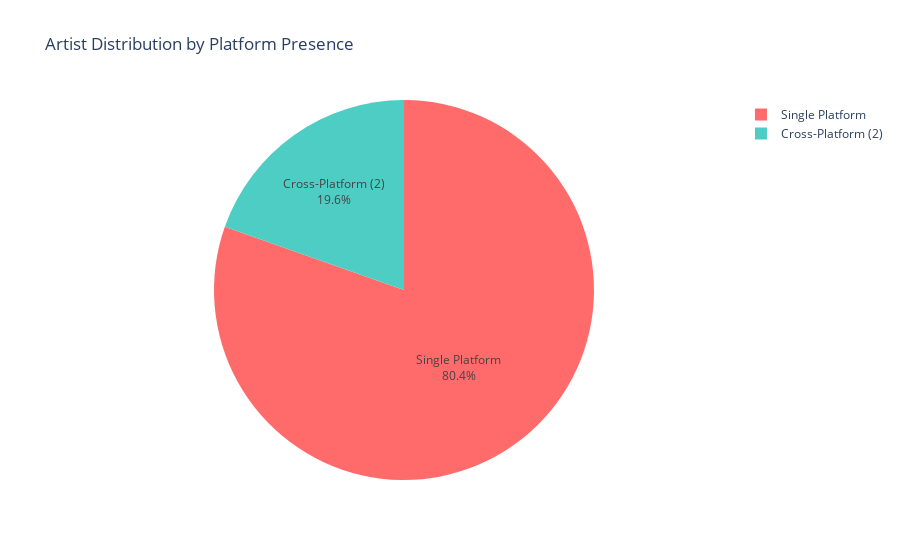

The notebook cell this image was saved under:
### Code cell
# 8. Platform Penetration Analysis - Artist Cross-Platform Presence

# Find artists on multiple platforms
artist_platform = df_all.groupby(['artist', 'store_name'], as_index=False)['revenue'].sum()
artist_platform_count = artist_platform.groupby('artist').size().reset_index(name='platform_count')
artist_platform_merged = artist_platform_count.merge(top_artists[['artist', 'total_revenue']], on='artist')

# Classify by presence
artist_platform_merged['presence_type'] = artist_platform_merged['platform_count'].apply(
    lambda x: 'Multi-Platform (All 3)' if x == 3 else ('Cross-Platform (2)' if x == 2 else 'Single Platform')
)

presence_summary = artist_platform_merged.groupby('presence_type').agg(
    artist_count=('artist', 'count'),
    total_revenue=('total_revenue', 'sum'),
    avg_revenue=('total_revenue', 'mean')
).reset_index()

print("\nPLATFORM PENETRATION ANALYSIS")
print("="*60)
display(presence_summary)

# Visualization
fig_presence = px.pie(presence_summary, 
                      values='artist_count', 
                      names='presence_type',
                      title='Artist Distribution by Platform Presence',
                      color_discrete_sequence=['#FF6B6B', '#4ECDC4', '#45B7D1'])
fig_presence.update_traces(textposition='inside', textinfo='percent+label')
fig_presence.show()

# Print insight only if data exists
multi_platform = presence_summary[presence_summary['presence_type'].str.contains('Multi-Platform|All', case=False, na=False)]
cross_platform = presence_summary[presence_summary['presence_type'].str.contains('Cross-Platform', case=False, na=False)]
single_platform = presence_summary[presence_summary['presence_type'] == 'Single Platform']

if len(multi_platform) > 0 and len(single_platform) > 0:
    print(f"\n💡 KEY INSIGHT: Multi-platform artists generate avg ₹{multi_platform['avg_revenue'].values[0]:,.2f} vs single-platform ₹{single_platform['avg_revenue'].values[0]:,.2f}")
elif len(cross_platform) > 0 and len(single_platform) > 0:
    print(f"\n💡 KEY INSIGHT: Cross-platform artists (2 platforms) generate avg ₹{cross_platform['avg_revenue'].values[0]:,.2f} vs single-platform ₹{single_platform['avg_revenue'].values[0]:,.2f}")
elif len(presence_summary) > 0:
    print(f"\n💡 KEY INSIGHT: Platform presence breakdown:")
    for _, row in presence_summary.iterrows():
        print(f"  - {row['presence_type']}: {row['artist_count']} artists, avg revenue ₹{row['avg_revenue']:,.2f}")

### Figure 1 — Plotly figure (JSON) as saved in the notebook; plotly's stock layout.template omitted (floating-point values rounded to 4 significant figures)
{"data": [{"domain": {"x": [0, 1], "y": [0, 1]}, "hovertemplate": "presence_type=%{label}<br>artist_count=%{value}<extra></extra>", "labels": ["Cross-Platform (2)", "Single Platform"], "legendgroup": "", "name": "", "showlegend": true, "textinfo": "percent+label", "textposition": "inside", "type": "pie", "values": [482, 1977]}], "layout": {"legend": {"tracegroupgap": 0}, "piecolorway": ["#FF6B6B", "#4ECDC4", "#45B7D1"], "title": {"text": "Artist Distribution by Platform Presence"}}}
